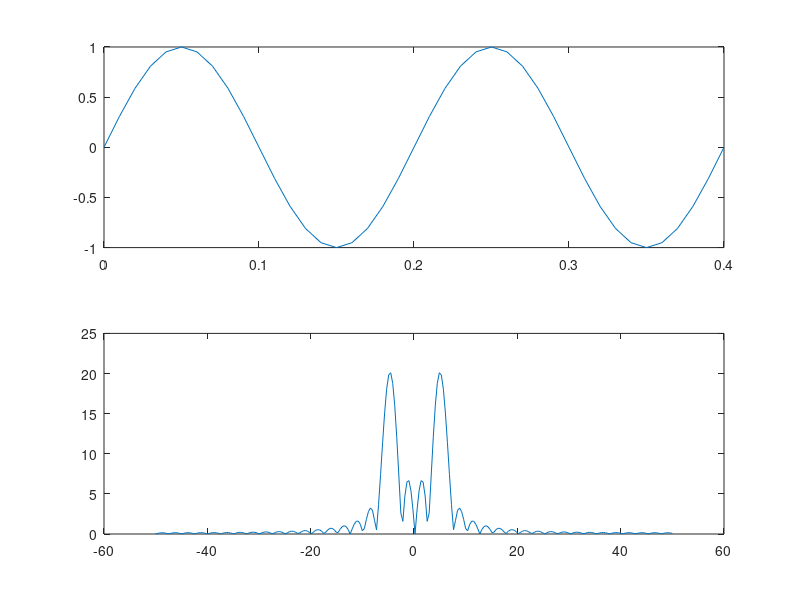

The MATLAB script that drew this image:
clc;
clear all;
f0=input ('enter the frequency');
fs = 20*f0;
t=0:1/fs:2/f0;
x = sin(2*pi*f0*t);
subplot(211)
plot(t,x)
%frequency spectrum
Xk = fft(x,256);
xkm = fftshift(Xk);
magX = abs(xkm);
w=linspace(-fs/2,fs/2, 256);
subplot(212)
plot(w, magX)